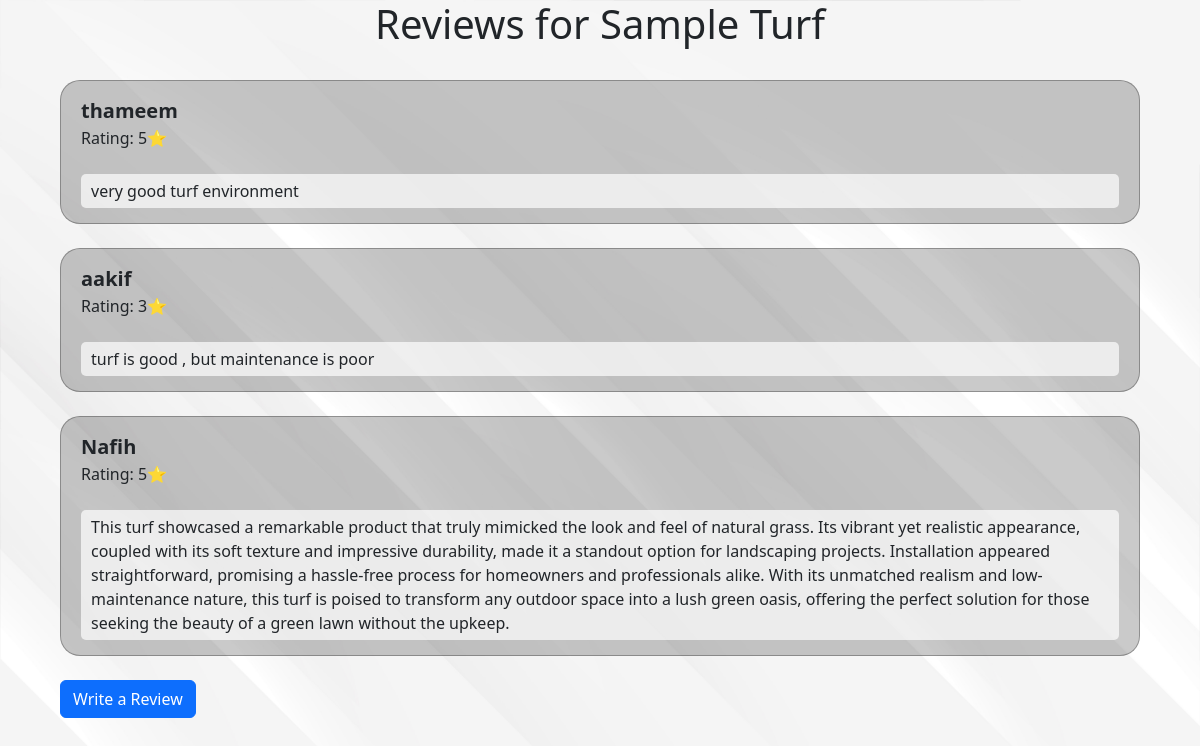
/turf/1/reviews, run on the app's committed database.
### app.py (models this page shows)
class TurfReview(db.Model):
    id = db.Column(db.Integer, primary_key=True)
    turf_id = db.Column(db.Integer, db.ForeignKey('turf.id'), nullable=False)
    user_id = db.Column(db.Integer, db.ForeignKey('user.id'), nullable=False)
    rating = db.Column(db.Integer, nullable=False)
    review_text = db.Column(db.Text, nullable=False)
    user = db.relationship('User', backref='reviews')

class User(db.Model, UserMixin):
    id = db.Column(db.Integer, primary_key=True)
    username = db.Column(db.String(20), nullable=False, unique=True)
    email = db.Column(db.String(120), nullable=False, unique=True)
    password = db.Column(db.String(80), nullable=False)

### app.py (the view)
@app.route('/turf/<int:turf_id>/reviews')
def turf_reviews(turf_id):
    turf = Turf.query.get_or_404(turf_id)
    reviews = TurfReview.query.filter_by(turf_id=turf_id).options(joinedload(TurfReview.user)).all()
    return render_template('turf_reviews.html', turf=turf, reviews=reviews)

### templates/turf_reviews.html (shortened to what this page needs)
{% extends 'layout.html' %}  {% block body %}
<div class="secbody">
  <h1 class="turfhead">Reviews for {{ turf.turf_name }}</h1>
  <br />
  {% if reviews |length==0 %}
  <div class="alert alert-dark" role="alert">
    No reviews found!, write a review.
  </div>
  {% else %} {% for review in reviews %}
  <div class="smallsec">
    <div class="revname">{{review.user.username }}</div>
    Rating: {{ review.rating }}⭐<br /><br />
    <div class="revdesc">{{ review.review_text }}</div>
  </div>
  <br />
  {% endfor %} {% endif %}
  <a
    class="btn btn-primary"
    href="{{ url_for('write_review', turf_id=turf.id) }}"
    >Write a Review</a
  >
</div>
{% endblock body %}

### static/css/style.css (style rules this page uses)
body { background-image: url("../img/17580.jpg"); background-repeat: no-repeat; background-size: cover; }
.turfhead { text-align: center; }
.secbody { width: 90%; margin: 0 auto; }
.smallsec { padding: 15px 20px; background-color: rgba(0, 0, 0, 0.207); border-radius: 20px; border: 1px solid rgba(0, 0, 0, 0.286); }
.revname { font-weight: bold; font-size: 20px; }
.revdesc { background-color: rgba(255, 255, 255, 0.693); padding: 5px 10px; border-radius: 5px; font-weight: 500; }

### data on the page
TurfReview: user.username "thameem", rating "5", review_text "very good turf environment"
TurfReview: user.username "aakif", rating "3", review_text "turf is good , but maintenance is poor"
TurfReview: user.username "Nafih", rating "5", review_text "This turf showcased a remarkable product that truly mimicked the look and feel of natural grass. Its vibrant yet realistic appearance, coupled with its soft texture and impressive durability, made it a standout option for landscaping projects. Installation appeared straightforward, promising a hassle-free process for homeowners and professionals alike. With its unmatched realism and low-maintenance nature, this turf is poised to transform any outdoor space into a lush green oasis, offering the perfect solution for those seeking the beauty of a green lawn without the upkeep."
